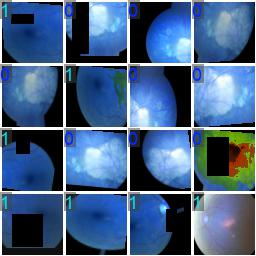
#> input picture runs/classify/train/train_batch0.jpg, 256 x 256 px
$ python -i 1_sample_data.py   (imports and definitions only)
#> lines starting #> are read from the running program, lines starting #| are printed output that depends on the picture
"""
Step 1 — Random Balanced Sampling + Train/Val/Test Split

Creates a YOLO-compatible folder structure from the full Kaggle IMAGES/ folder.
Uses a fixed random seed for reproducibility.

Usage (no normalization — matches paper baseline):
    python 1_sample_data.py --images-dir ../IMAGES --output-dir data_10k --n-per-class 5000

Usage (CLAHE normalization — removes brightness shortcut):
    python 1_sample_data.py --images-dir ../IMAGES --output-dir data_10k_clahe --n-per-class 5000 --clahe

For Google Colab:
    python 1_sample_data.py --images-dir /content/.../IMAGES --output-dir /content/data_10k --n-per-class 5000
    python 1_sample_data.py --images-dir /content/.../IMAGES --output-dir /content/data_10k_clahe --n-per-class 5000 --clahe

CLAHE (Contrast Limited Adaptive Histogram Equalization):
    Equalizes brightness locally per image, removing the systematic class-level
    brightness difference (~102 Myopia vs ~64 Normal mean pixel value).
    If accuracy drops significantly with --clahe, it confirms the model was
    exploiting brightness rather than anatomical retinal features.

Requirements for --clahe:
    pip install opencv-python-headless Pillow
"""

import argparse
import random
import shutil
from pathlib import Path

TRAIN_RATIO = 0.70
VAL_RATIO   = 0.15
TEST_RATIO  = 0.15
SEED        = 42
IMAGE_EXTS  = {".jpg", ".jpeg", ".png"}

SOURCE_CLASS_MAP = {
    "Myopia_images": "Myopia",
    "Normal_images": "Normal",
}


def apply_clahe(src_path: Path, dest_path: Path) -> None:
    """Apply CLAHE to a single image and save to dest_path."""
#> called with src_path = '../runs/classify/train/train_batch0.jpg', dest_path = 'out.png'
    import cv2
    import numpy as np

    img = cv2.imread(str(src_path))
#> img is the input picture: shape (256, 256, 3); mean B, G, R 135.4, 99, 71
    if img is None:
        # Fallback: copy as-is if OpenCV can't read it
        shutil.copy2(src_path, dest_path)
        return

    # Convert BGR → LAB, apply CLAHE to L channel only
    lab = cv2.cvtColor(img, cv2.COLOR_BGR2LAB)
#> lab: shape (256, 256, 3); mean of channels 0, 1, 2 103.5, 131.2, 105.8
    l_channel, a, b = cv2.split(lab)
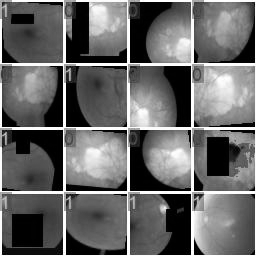
#> l_channel: shape (256, 256); min 0, max 255, mean 103.5
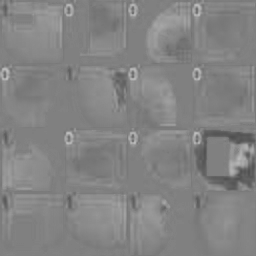
#> a: shape (256, 256); min 79, max 191, mean 131.2
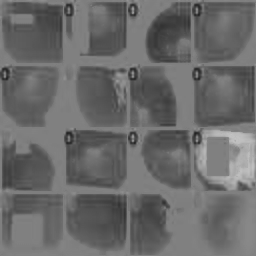
#> b: shape (256, 256); min 33, max 196, mean 105.8

    clahe = cv2.createCLAHE(clipLimit=2.0, tileGridSize=(8, 8))
    l_eq = clahe.apply(l_channel)
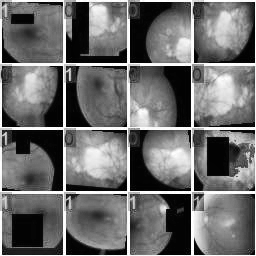
#> l_eq: shape (256, 256); min 1, max 255, mean 108.5

    lab_eq = cv2.merge([l_eq, a, b])
#> lab_eq: shape (256, 256, 3); mean of channels 0, 1, 2 108.5, 131.2, 105.8
    img_eq = cv2.cvtColor(lab_eq, cv2.COLOR_LAB2BGR)
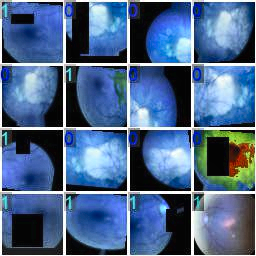
#> img_eq: shape (256, 256, 3); mean B, G, R 140.7, 104.2, 77

    # Save with same extension as source
    cv2.imwrite(str(dest_path), img_eq)


# [131 lines left out: functions copy_or_clahe, sample_and_split, main, not called in this run]


# [2 lines not run here, left out]

>>> result = apply_clahe('../runs/classify/train/train_batch0.jpg', 'out.png')

$ run again, on runs/classify/train/train_batch1882.jpg
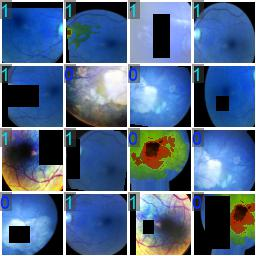
#> input picture runs/classify/train/train_batch1882.jpg, 256 x 256 px
#> in apply_clahe, img is the input picture: shape (256, 256, 3); mean B, G, R 136.3, 103.4, 79.7
#> lab: shape (256, 256, 3); mean of channels 0, 1, 2 109.2, 132.7, 108.1
#> in apply_clahe, `l_eq = clahe.apply(l_channel)`:
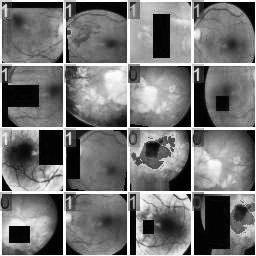
#> l_eq: shape (256, 256); min 1, max 255, mean 117.7
#> lab_eq: shape (256, 256, 3); mean of channels 0, 1, 2 117.7, 132.7, 108.1
#> in apply_clahe, `img_eq = cv2.cvtColor(lab_eq, cv2.COLOR_LAB2BGR)`:
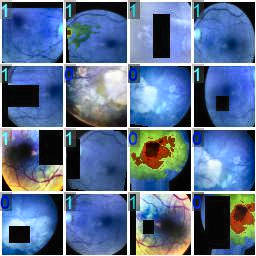
#> img_eq: shape (256, 256, 3); mean B, G, R 145.1, 111.9, 90.5

$ run again, on runs/classify/train/train_batch2.jpg
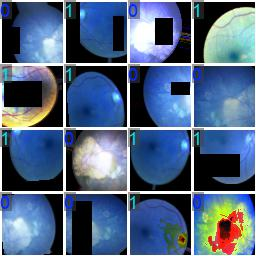
#> input picture runs/classify/train/train_batch2.jpg, 256 x 256 px
#> in apply_clahe, img is the input picture: shape (256, 256, 3); mean B, G, R 129.6, 101.5, 81.1
#> lab: shape (256, 256, 3); mean of channels 0, 1, 2 106.5, 131.2, 110.9
#> in apply_clahe, `l_eq = clahe.apply(l_channel)`:
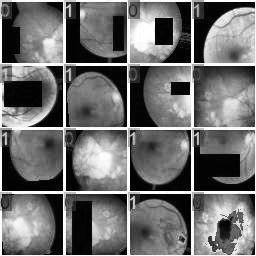
#> l_eq: shape (256, 256); min 1, max 255, mean 110
#> lab_eq: shape (256, 256, 3); mean of channels 0, 1, 2 110, 131.2, 110.9
#> in apply_clahe, `img_eq = cv2.cvtColor(lab_eq, cv2.COLOR_LAB2BGR)`:
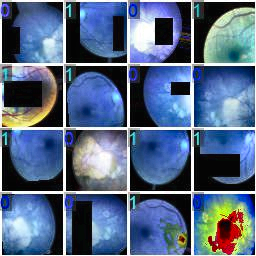
#> img_eq: shape (256, 256, 3); mean B, G, R 133.7, 105.3, 85.8
